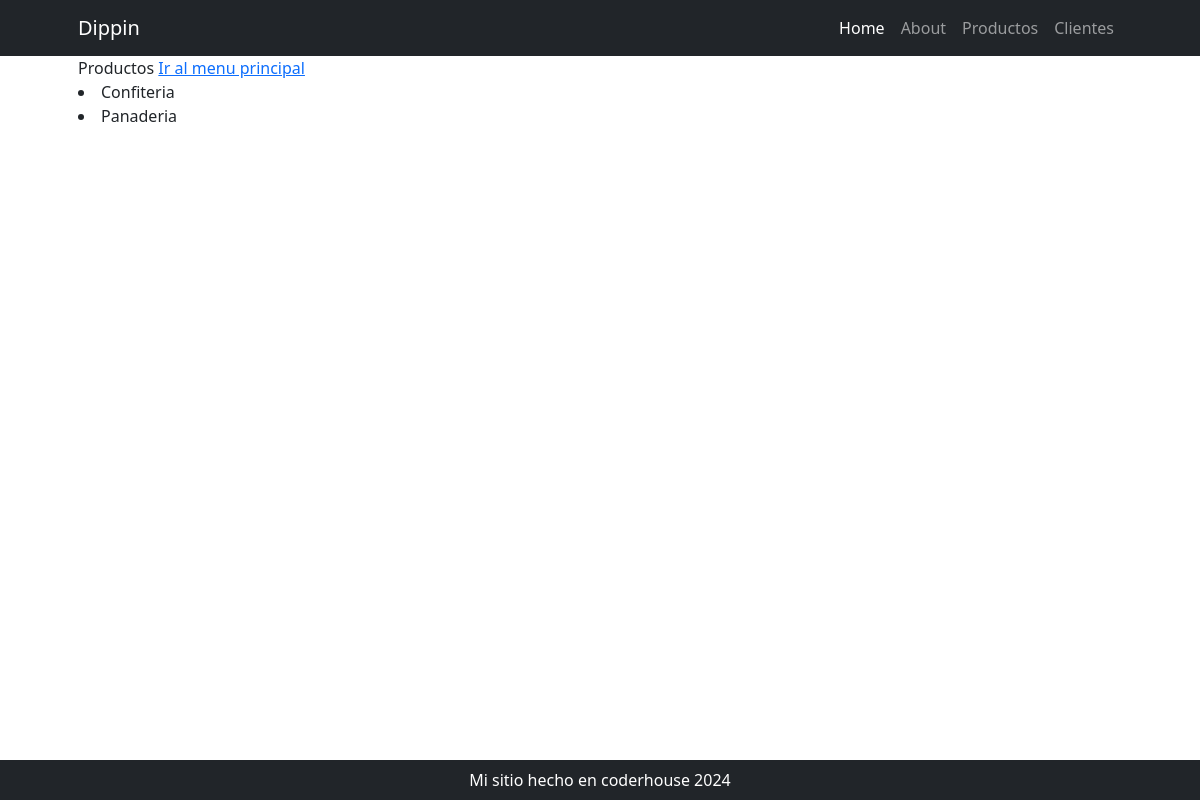
Page /producto/home/ on the earlier database version.
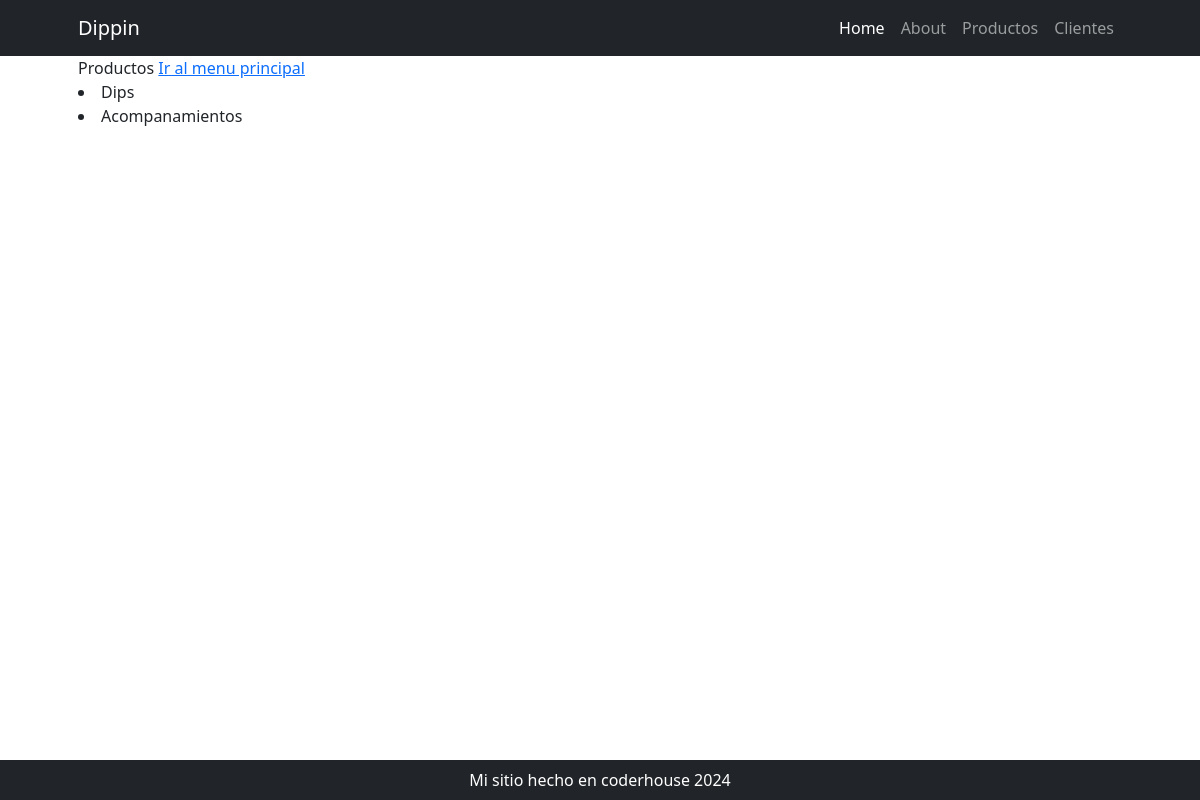
Same page on the later database version.
### producto/models.py (models this page shows)
class ProductoCategoria(models.Model):
    nombre = models.CharField(max_length=200, unique=True)
    descripcion = models.CharField(max_length=250, null=True, blank = True, verbose_name="descripcion")
    def __str__(self) -> str:
        return self.nombre
    class Meta:
        verbose_name="categoria de productos"
        verbose_name_plural="categorias de productos"

### producto/views.py (the view)
# urls.py: path("home/", views.home, name="home"),
def home(request):
    consulta_productos = models.ProductoCategoria.objects.all()
    context = {"productos":consulta_productos}
    return render(request, "producto/index.html", context)

### producto/templates/producto/index.html
{% extends 'core/index.html' %}
{% block titulo %}
    Productos
{% endblock titulo %}
{% block contenido %}
    <a href="{% url 'core:home' %}">Ir al menu principal</a>
    {% for producto in productos  %}
        <li>{{producto}}</li>
    {% endfor %}
{% endblock contenido %}

Differences in the rows shown:
removed ProductoCategoria: nombre "Confiteria"
removed ProductoCategoria: nombre "Panaderia"
added ProductoCategoria: nombre "Dips"
added ProductoCategoria: nombre "Acompanamientos"
